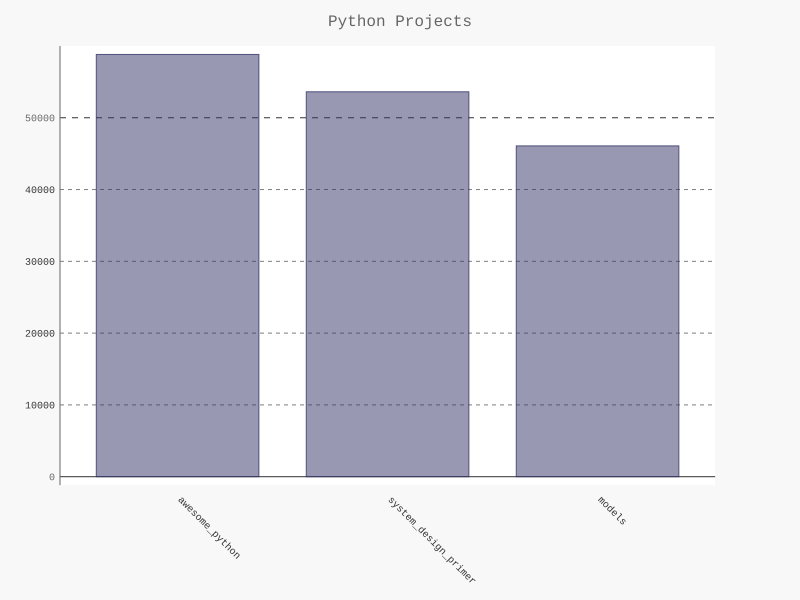

Recreate this plot in Python.
import pygal
from pygal.style import LightColorizedStyle as LCS, LightenStyle as LS

my_style = LS('#333366', base_style=LCS)
chart = pygal.Bar(style=my_style, x_label_rotation=45, show_legend=False)

chart.title = 'Python Projects'
chart.x_labels = ['awesome_python', 'system_design_primer', 'models']

plot_dicts = [
    {'value': 58818, 'label': 'Description of awesome_python'},
    {'value': 53618, 'label': 'Description of system_design_primer'},
    {'value': 46081, 'label': 'Description of models'},
    ]

chart.add('', plot_dicts)
chart.render_to_file('bar_descriptions.svg')
